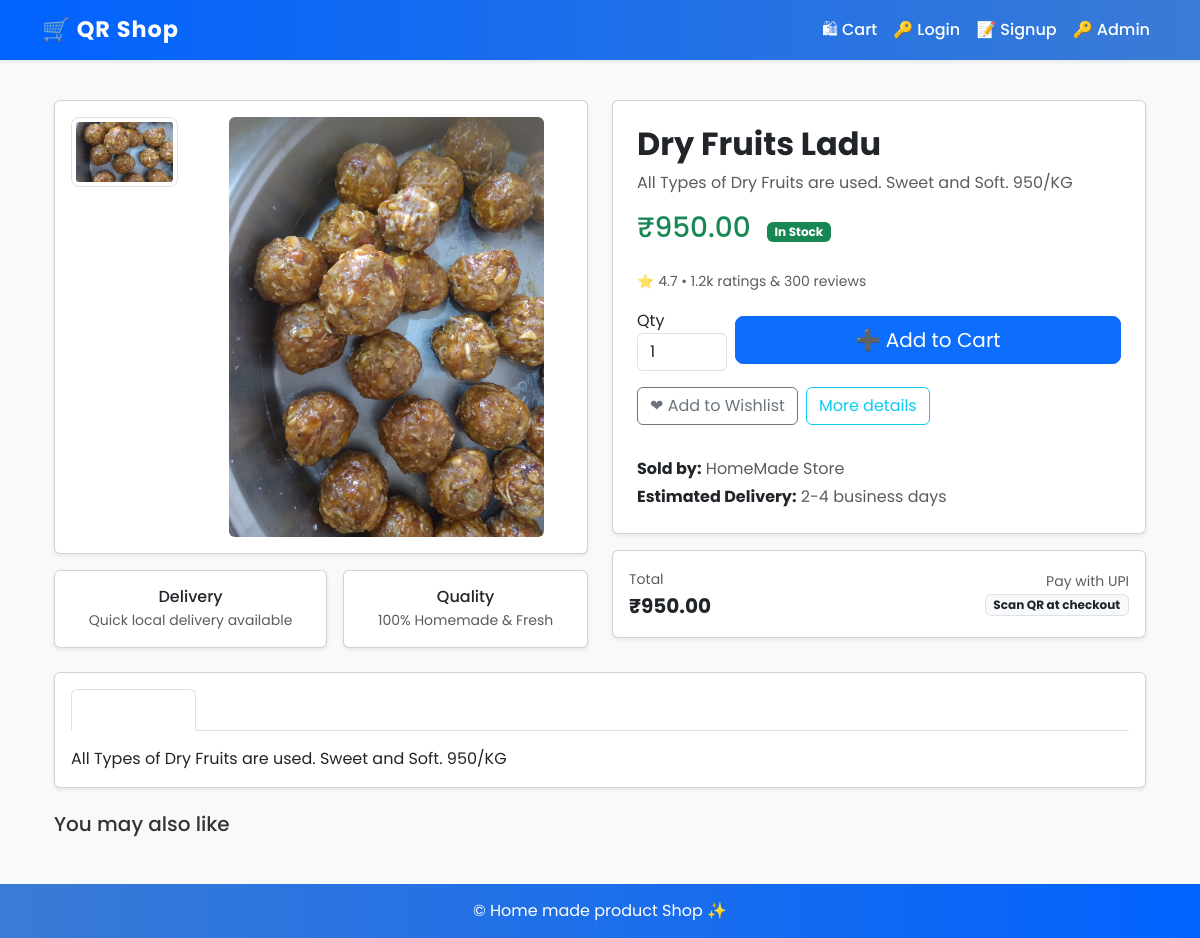
Before: /product/1 with the older database file.
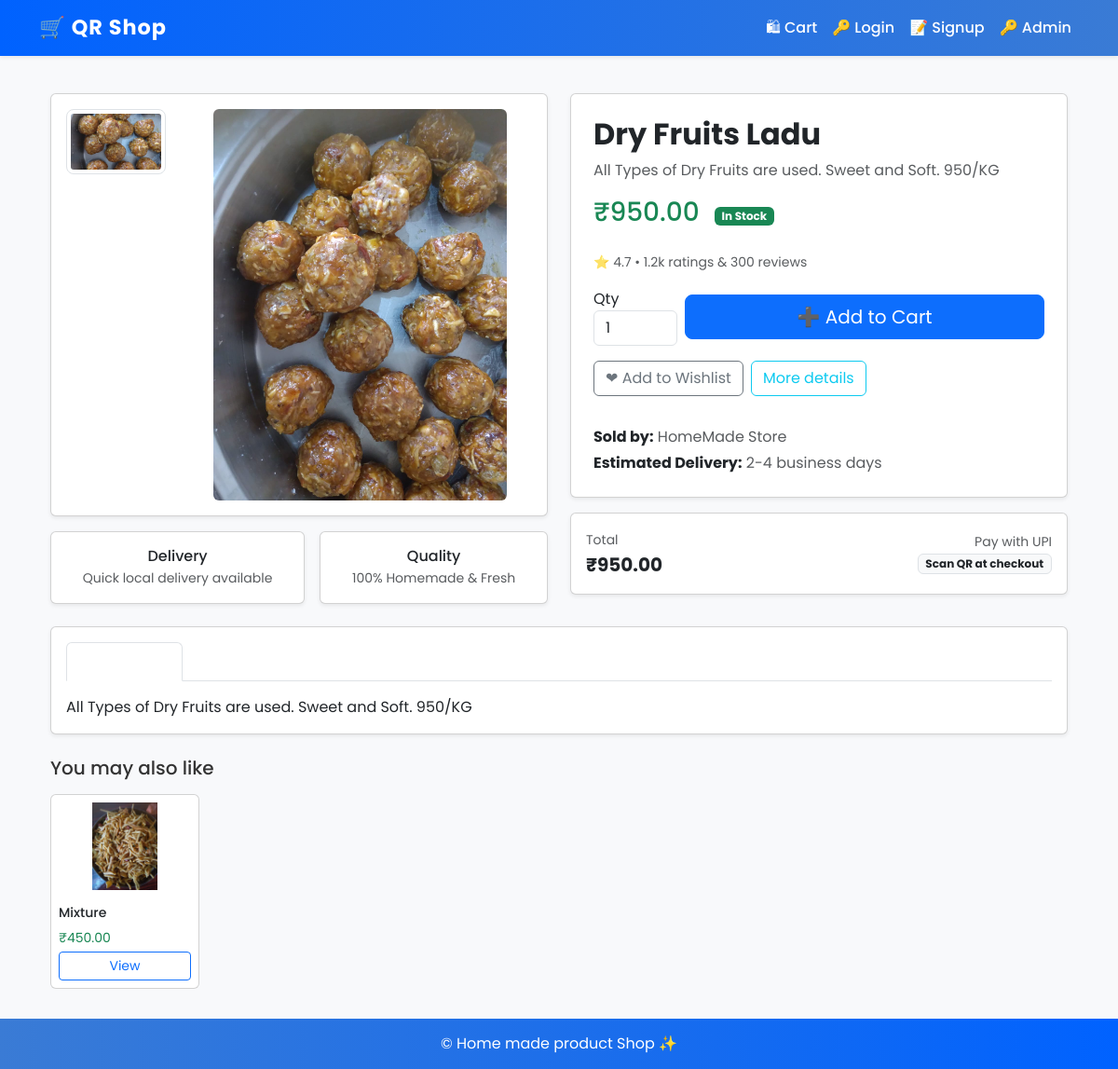
After: the same page with the newer database file.
### tables this page shows
CREATE TABLE products (
            id INTEGER PRIMARY KEY AUTOINCREMENT,
            name TEXT NOT NULL,
            description TEXT,
            price REAL NOT NULL,
            image_filename TEXT,
            stock INTEGER NOT NULL DEFAULT 0,
            created_at TEXT NOT NULL
        );

### app.py (the view)
@app.route("/product/<int:pid>")
def product_detail(pid):
    conn = get_db()
    product = conn.execute("SELECT * FROM products WHERE id=?", (pid,)).fetchone()
    products = conn.execute("SELECT * FROM products ORDER BY id DESC").fetchall()
    conn.close()
    if not product:
        return redirect(url_for('index'))
    return render_template("product.html", product=product, products=products)

### app.py (called while the page is built)
def get_db():
    conn = sqlite3.connect(DB_PATH)
    conn.row_factory = sqlite3.Row
    return conn

@app.before_request
def ensure_db():
    if not os.path.exists(DB_PATH):
        init_db()

### templates/product.html (shortened to what this page needs)
{% extends "base.html" %}
{% block content %}
<head>
</head>
<div class="container">
  <div class="row g-4">
    <div class="col-md-6">
      <div class="card shadow-sm p-3">
        {% if product['image_filename'] %}
        <div class="row">
          <div class="col-3 d-none d-md-block">
            <div class="d-flex flex-column gap-2">
              <img src="{{ url_for('static', filename='uploads/' ~ product['image_filename']) }}"
                class="img-thumbnail thumb-img mb-2" style="cursor:pointer; height:70px; object-fit:cover;"
                onclick="document.getElementById('mainImg').src=this.src">
            </div>
          </div>
          <div class="col-12 col-md-9 text-center">
            <img id="mainImg" src="{{ url_for('static', filename='uploads/' ~ product['image_filename']) }}"
              class="img-fluid rounded" style="max-height:420px; object-fit:contain;">
          </div>
        </div>
        {% else %}
        <div class="text-center p-5 text-muted">No image available</div>
        {% endif %}
      </div>
      <div class="d-flex gap-3 mt-3">
        <div class="card flex-fill shadow-sm p-3 text-center">
          <h6 class="mb-1">Delivery</h6>
          <small class="text-muted">Quick local delivery available</small>
        </div>
        <div class="card flex-fill shadow-sm p-3 text-center">
          <h6 class="mb-1">Quality</h6>
          <small class="text-muted">100% Homemade & Fresh</small>
        </div>
      </div>
    </div>
    <div class="col-md-6">
      <div class="card shadow-sm p-4">
        <h2 class="fw-bold mb-2">{{ product['name'] }}</h2>
        <p class="text-muted mb-3">{{ product['description'][:180] }}</p>
        <div class="d-flex align-items-center mb-3">
          <h3 class="text-success me-3">₹{{ "%.2f"|format(product['price']) }}</h3>
          <span
            class="badge bg-{{ 'success' if product['stock']>5 else 'warning text-dark' if product['stock']>0 else 'danger' }}">
            {% if product['stock'] > 5 %}In Stock{% elif product['stock'] > 0 %}Limited{% else %}Out of Stock{% endif %}
          </span>
        </div>
        <div class="mb-3">
          <small class="text-muted">⭐ 4.7 • 1.2k ratings & 300 reviews</small>
        </div>
        <form method="post" action="{{ url_for('add_to_cart', pid=product['id']) }}" class="mb-3">
          <div class="row g-2 align-items-center">
            <div class="col-auto">
              <label class="form-label mb-0">Qty</label>
              <input type="number" name="qty" value="1" min="1" max="{{ product['stock'] }}" class="form-control"
                style="width:90px;">
            </div>
            <div class="col">
              {% if product['stock'] > 0 %}
              <button class="btn btn-primary btn-lg w-100">➕ Add to Cart</button>
              {% else %}
              <button class="btn btn-secondary btn-lg w-100" disabled>Out of Stock</button>
              {% endif %}
            </div>
          </div>
        </form>
        <div class="d-flex gap-2 mb-3">
          <a href="{{ url_for('product_detail', pid=product['id']) }}" class="btn btn-outline-secondary">❤ Add to
            Wishlist</a>
          <a href="#details" class="btn btn-outline-info">More details</a>
        </div>
        <div class="mt-3">
          <p class="mb-1"><strong>Sold by:</strong> <span class="text-muted">HomeMade Store</span></p>
          <p class="mb-0"><strong>Estimated Delivery:</strong> <span class="text-muted">2-4 business days</span></p>
        </div>
      </div>
      <div class="card shadow-sm mt-3 p-3">
        <div class="d-flex justify-content-between align-items-center">
          <div>
            <small class="text-muted">Total</small>
            <div class="fw-bold fs-5">₹{{ "%.2f"|format(product['price']) }}</div>
          </div>
          <div class="text-end">
            <small class="text-muted d-block">Pay with UPI</small>
            <div class="badge bg-light text-dark border">Scan QR at checkout</div>
          </div>
        </div>
      </div>
    </div>
  </div>
  <div class="row mt-4">
    <div class="col-12">
      <div class="card shadow-sm p-3" id="details">
        <ul class="nav nav-tabs mb-3" role="tablist">
          <li class="nav-item" role="presentation">
            <button class="nav-link active" data-bs-toggle="tab" data-bs-target="#desc" type="button"
              role="tab">Description</button>
          </li>
          <li class="nav-item" role="presentation">
            <button class="nav-link" data-bs-toggle="tab" data-bs-target="#specs" type="button"
              role="tab">Specifications</button>
          </li>
          <li class="nav-item" role="presentation">
            <button class="nav-link" data-bs-toggle="tab" data-bs-target="#reviews" type="button"
              role="tab">Reviews</button>
          </li>
        </ul>
        <div class="tab-content">
          <div class="tab-pane fade show active" id="desc" role="tabpanel">
            <p class="mb-0">{{ product['description'] }}</p>
          </div>
        </div>
      </div>
    </div>
  </div>
  <div class="row mt-4">
    <div class="col-12">
      <h5 class="mb-3">You may also like</h5>
      <div class="d-flex gap-3 overflow-auto pb-2">
        {% for p in products[:6] %}
        {% if p.id != product['id'] %}
        <div class="card" style="width:160px; flex:0 0 auto;">
          <img src="{{ url_for('static', filename='uploads/' ~ p.image_filename) }}"
            style="height:110px; object-fit:contain;" class="card-img-top p-2">
          <div class="card-body p-2">
            <h6 class="card-title small text-truncate">{{ p.name }}</h6>
            <p class="mb-1 small text-success">₹{{ "%.2f"|format(p.price) }}</p>
            <a href="{{ url_for('product_detail', pid=p.id) }}" class="btn btn-sm btn-outline-primary w-100">View</a>
          </div>
        </div>
        {% endif %}
        {% endfor %}
      </div>
    </div>
  </div>
</div>
{% endblock %}

### templates/base.html (shortened to what this page needs)
<!doctype html>
<html lang="en">
<head>
  <link href="https://cdn.jsdelivr.net/npm/bootstrap@5.3.3/dist/css/bootstrap.min.css" rel="stylesheet">
</head>
<body class="d-flex flex-column min-vh-100">
  <nav class="navbar navbar-expand-lg navbar-dark bg-primary shadow-sm sticky-top">
    <div class="container">
      <a class="navbar-brand fw-bold" href="{{ url_for('index') }}">
        🛒 QR Shop
      </a>
      <div class="collapse navbar-collapse justify-content-end" id="navbarNav">
        <ul class="navbar-nav align-items-center">
          <li class="nav-item">
            <a class="nav-link" href="{{ url_for('cart_view') }}">🛍 Cart</a>
          </li>
          {% if session.get('user_id') %}
          <li class="nav-item">
            <span class="nav-link">👋 Hello, {{ session['user_name'] }}</span>
          </li>
          <li class="nav-item">
            <a class="nav-link" href="{{ url_for('logout') }}">🚪 Logout</a>
          </li>
          <li class="nav-item">
            <a class="nav-link" href="{{ url_for('my_orders') }}">📦 My Orders</a>
          </li>
          {% else %}
          <li class="nav-item">
            <a class="nav-link" href="{{ url_for('login') }}">🔑 Login</a>
          </li>
          <li class="nav-item">
            <a class="nav-link" href="{{ url_for('signup') }}">📝 Signup</a>
          </li>
          {% endif %}
          {% if session.get('admin') %}
          <li class="nav-item">
            <a class="nav-link" href="{{ url_for('admin_dashboard') }}">📊 Admin</a>
          </li>
          <li class="nav-item">
            <a class="nav-link" href="{{ url_for('admin_logout') }}">🚪 Admin Logout</a>
          </li>
          {% else %}
          <li class="nav-item">
            <a class="nav-link" href="{{ url_for('admin_login') }}">🔑 Admin</a>
          </li>
          {% endif %}
        </ul>
      </div>
    </div>
  </nav>
  <main class="container my-4 flex-grow-1">
    {% block content %}{% endblock %}
  </main>
  <footer>
    &copy; {{ datetime.utcnow().year if datetime else '' }} Home made product Shop ✨
  </footer>
</body>
</html>

### templates/base.html (style rules this page uses)
body { font-family: 'Poppins', sans-serif; background: #f8f9fb; color: #333; }
.navbar { background: linear-gradient(90deg, #0062ff, #3a7bd5); }
.navbar-brand { font-weight: 700; font-size: 1.4rem; letter-spacing: 1px; }
.nav-link { color: #fff !important; font-weight: 500; transition: all 0.3s ease-in-out; }
footer { background: linear-gradient(90deg, #3a7bd5, #0062ff); color: #fff; padding: 15px; text-align: center; margin-top: auto; }

### templates/product.html (style rules this page uses)
.thumb-img { border-radius: 8px; width: 100%; object-fit: cover; }

Changed rows visible on the page:
added products: image_filename (picture), name "Mixture", price "450.00"
